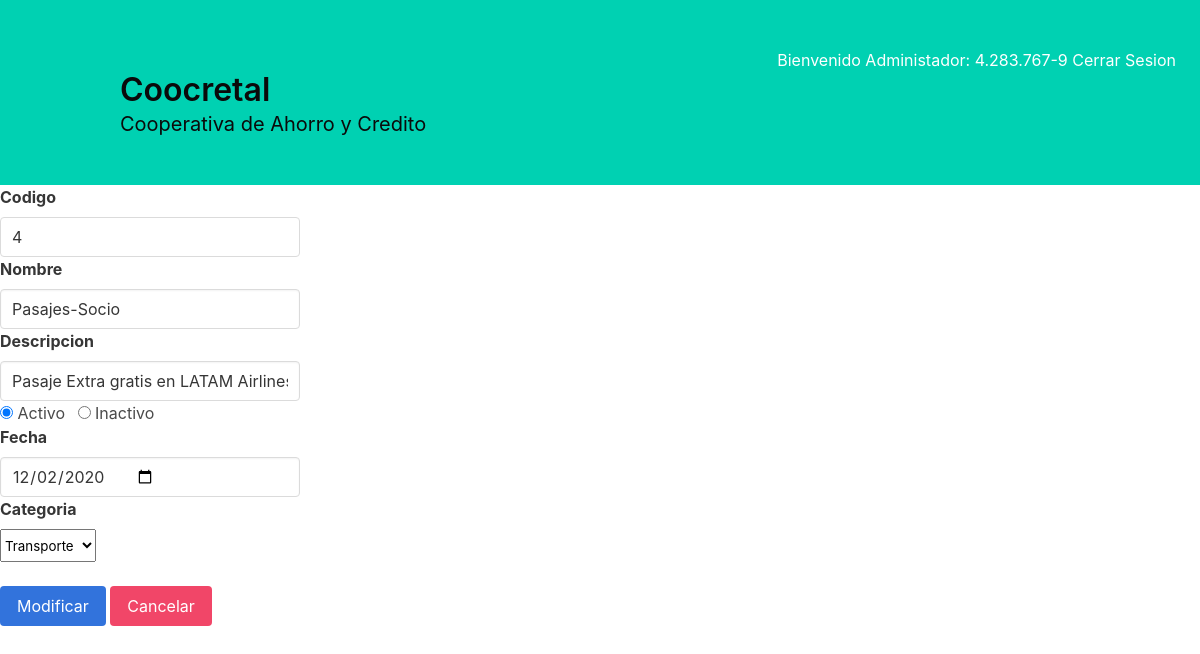
/ModificarBeneficio.php?codigo=4 (signed in), run on the app's committed database.
### tables this page shows
CREATE TABLE `beneficio` (
  `codigo` int(11) NOT NULL,
  `nombre` varchar(45) DEFAULT NULL,
  `descripcion` varchar(45) DEFAULT NULL,
  `estado` varchar(1) DEFAULT NULL,
  `fecha_inicio` date DEFAULT NULL,
  `categoria_codigo` int(11) NOT NULL
);

### BDUtils.php (called while the page is built, shortened)
<?php
class BDUtils {
    public function __construct() {
        $this->_db = new mysqli(SERVER, USER, PASS, DATABASE);
    }
}
?>

### Beneficio.php (called while the page is built, shortened)
<?php require_once 'BDUtils.php'; ?>
<?php
class Beneficio extends BDUtils {
    public function buscar($codigo) {
        $sql = "SELECT * FROM beneficio WHERE codigo = '$codigo'";
        $ejecutar = $this->_db->query($sql);
        $listaBeneficios = $ejecutar->fetch_all(MYSQLI_ASSOC);
        if ($listaBeneficios == true) {
            return $listaBeneficios;
        }
        else {
            echo "Falló la conexión a la tabla";
        }
    }
}
?>

### Categoria.php (called while the page is built, shortened)
<?php require_once 'BDUtils.php'; ?>
<?php
class Categoria extends BDUtils{
    public function getAll() {
        $sql = "SELECT * FROM categoria";
        $ejecutar = $this->_db->query($sql);
        $listaCategorias = $ejecutar->fetch_all(MYSQLI_ASSOC);
        if ($listaCategorias == true) {
            return $listaCategorias;
        }
        else {
            echo "Falló la conexión a la tabla";
        }
    }
}
?>

### ModificarBeneficio.php (the view, shortened to what this page needs)
<?php require_once 'Beneficio.php'; ?>
<?php require_once 'Categoria.php'; ?>
<?php
if (empty($_SESSION["usuario"]) == false && substr($_SESSION["usuario"], -1) === "1") {
?>
    <!DOCTYPE html>
    <html lang="es">
    <head>
    <link href="vendor/bulma-0.8.0/css/bulma.min.css" rel="stylesheet">
    <link href="vendor/fontawesome-free-6.5.0-web/css/all.min.css" rel="stylesheet">
    </head>
    <body>
    	<section class="hero is-primary">
    		<div class="hero-body">
                <?php
                echo "<div style='text-align: right;'>Bienvenido Administador: " . substr($_SESSION["usuario"], 0, - 1);
                echo "<a href='Logout.php'> Cerrar Sesion</a></div>";
                ?>
            	<div class="container">
    				<h1 class="title has-text-black">
    					Coocretal
    				</h1>
    				<h2 class="subtitle has-text-black">
    					Cooperativa de Ahorro y Credito
    				</h2>
    			</div>
    		</div>
    	</section>
    <?php
    $codigo = $_REQUEST["codigo"];
    $beneficio = new Beneficio();
    $listaBeneficios = $beneficio->buscar($codigo);
    if (isset($_REQUEST["modificar"]) != "Modificar") {
        if ($listaBeneficios) {
            foreach ($listaBeneficios as $fila) {
    ?>
            	<div>
                	<form action="ModificarBeneficio.php" method="GET">
                	<div>
                		<label class="label" for="codigo">Codigo</label>
                		<input class="input" style="width : 300px" type="number" name="codigo" value="<?php echo $fila['codigo']; ?>" readonly/>
        			</div>
        			<div>
                		<label class="label" for="nombre">Nombre</label>
                		<input class="input" style="width : 300px" type="text" name="nombre" value="<?php echo $fila['nombre']; ?>" required/>
        			</div>
        			<div>
                		<label class="label" for="descripcion">Descripcion</label>
                		<input class="input" style="width : 300px" type="text" name="descripcion" value="<?php echo $fila['descripcion']; ?>" required/>
        			</div>
    			    <?php
            		if ($fila["estado"] === "1") {
            		    echo "
							<div class='control'>
								<label class='radio'>
								<input type='radio' name='estado' value='1' checked>
								Activo
								</label>
								<label class='radio'>
								<input type='radio' name='estado' value='0'>
								Inactivo
								</label>
							</div>";
            		}
            		?>
        			<div>
            			<label class="label" for="fecha_inicio">Fecha</label>
            			<input class="input" style="width : 300px" type="date" name="fecha_inicio" value="<?php echo $fila['fecha_inicio']; ?>"required/>
        			</div>
            		<div>
                		<label class="label" for="categoria_codigo">Categoria</label>
                    	<?php
                    	$categoria = new Categoria();
                    	$listaCategorias = $categoria->getAll();
                    	?>
                    	<select class="select" name="categoria_codigo">
                    	<?php
                    	foreach ($listaCategorias as $filaCategoria) {
                    	    if ($fila["categoria_codigo"] == $filaCategoria["codigo"]) {
                    	        echo "<option selected='selected' value=" . $filaCategoria["codigo"] . ">" . $filaCategoria["nombre"] . "</option>";
                    	    }
                    	    else {
                    	        echo "<option value=" . $filaCategoria["codigo"] . ">" . $filaCategoria["nombre"] . "</option>";
                    	    }
                    	}
                    	?>
                    	</select>
            		</div>
            		<br>
					<input class="button is-link" type="submit" name="modificar" value="Modificar"/>
                	<a href="ListaBeneficiosAdministrador.php"><button class="button is-danger" type="button">Cancelar</button></a>
            	</form>
        	</div>
    <?php
            }
        }
    }
    ?>
    <?php
}
    ?>
</body>
</html>

### data on the page
beneficio: codigo "4", nombre "Pasajes-Socio", descripcion "Pasaje Extra gratis en LATAM Airlines", fecha_inicio "12/02/2020"

### other printed values
substr($_SESSION["usuario"], 0, - 1) "4.283.767-9"
form field categoria_codigo "Transporte"
